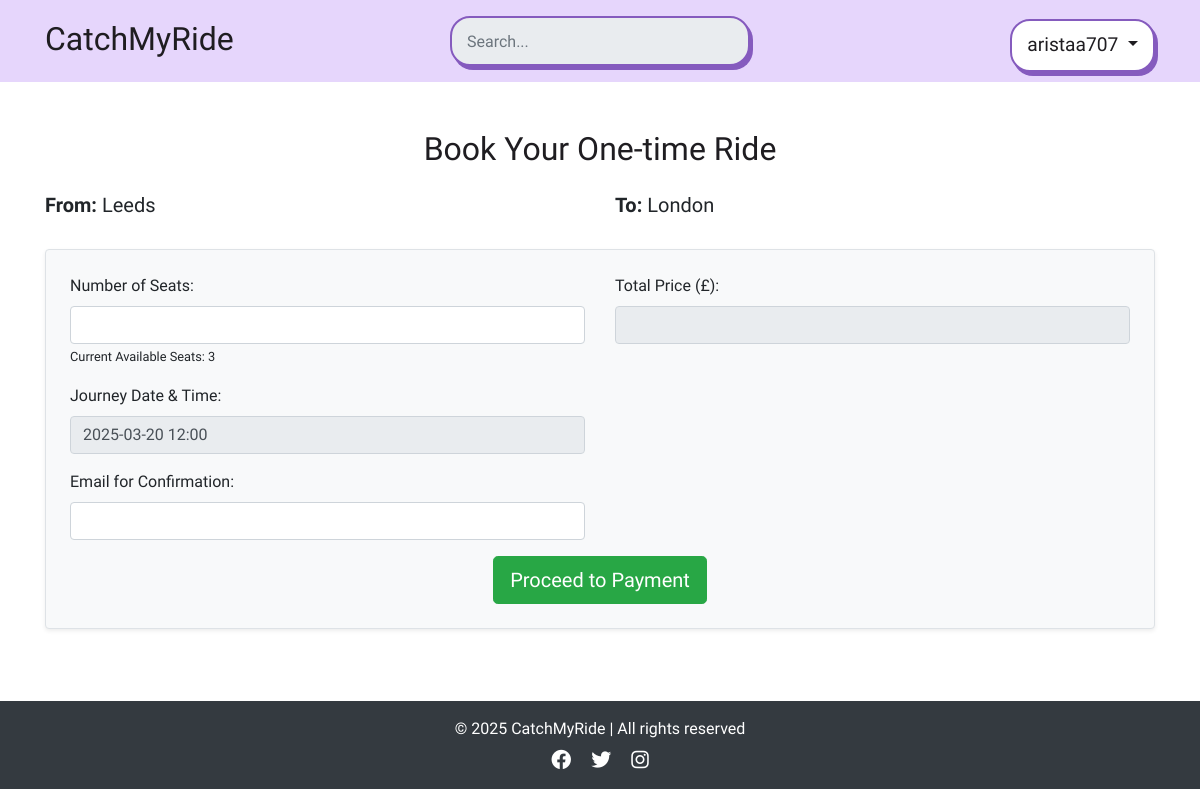
Screenshot of /book_onetime/1 (signed in) with the database file from the repository.
### app/models.py (models this page shows, shortened)
class User(db.Model, UserMixin):
    id = db.Column(db.Integer, primary_key=True)
    username = db.Column(db.String(100), unique=True, nullable=False)
    email = db.Column(db.String(150), unique=True, nullable=False)
    password_hash = db.Column(db.String(200), nullable=False)  # Stores hashed passwords
    date_of_birth = db.Column(db.String(10), nullable=True)  # Store DOB
    is_active = db.Column(db.Boolean, default=True) # to check if the user activation (user authentication)
    published_rides = db.relationship('publish_ride', backref='driver', lazy=True)
    booked_rides = db.relationship('publish_ride', secondary=passenger_rides, backref='passengers')

class publish_ride(db.Model):
    id = db.Column(db.Integer, primary_key=True)
    driver_id = db.Column(db.Integer, db.ForeignKey('user.id'), nullable=False)
    driver_name = db.Column(db.String(100), nullable=False)  # Added Driver Name
    from_location = db.Column(db.String(200), nullable=False)
    to_location = db.Column(db.String(200), nullable=False)
    date_time = db.Column(db.DateTime, nullable=True)  # Now optional
    available_seats_per_date = db.Column(db.JSON, nullable=True)
    price_per_seat = db.Column(db.Float, nullable=False)
    category = db.Column(db.String(50), nullable=False)
    recurrence_dates = db.Column(db.String(255), nullable=True)
    commute_times = db.Column(db.String(255), nullable=True)  # Stores commute time slots
    is_available = db.Column(db.Boolean, default=True)

### app/views.py (the view, shortened to what this page needs)
@app.route('/book_onetime/<int:ride_id>', methods=['GET', 'POST'])
@login_required
def book_onetime(ride_id):
    ride = publish_ride.query.filter_by(id=ride_id).first()
    db.session.refresh(ride)
    seat_tracking = json.loads(ride.available_seats_per_date) if ride.available_seats_per_date else {}
    available_dates = []
    selected_date = request.args.get("selected_date") or request.form.get("selected_date")
    if not selected_date:
        if ride.category == "one-time":
            selected_date = ride.date_time.strftime("%Y-%m-%d")
        elif available_dates:
            selected_date = available_dates[0]
        else:
            selected_date = ""
    selected_date = selected_date.strip()
    current_available_seats = seat_tracking.get(selected_date, 0)
    return render_template(
        'book_onetime.html',
        ride=ride,
        available_dates=available_dates,
        seat_tracking=seat_tracking,
        current_available_seats=current_available_seats,
        seat_data=seat_tracking,
        selected_date=selected_date,
        user=current_user
    )

### app/views.py (called while the page is built)
@login_manager.user_loader
def load_user(user_id):
    return User.query.get(int(user_id))

@app.context_processor
def inject_user():
    return dict(user=current_user)

### app/templates/book_onetime.html (shortened to what this page needs)
{% extends "base.html" %}
{% block content %}
<div class="container mt-5">
    <h2 class="text-center mb-4">Book Your One-time Ride</h2>
    <div class="row mb-4">
        <div class="col-md-6">
            <h5><strong>From:</strong> {{ ride.from_location }}</h5>
        </div>
        <div class="col-md-6">
            <h5><strong>To:</strong> {{ ride.to_location }}</h5>
        </div>
    </div>
    <form method="POST" action="{{ url_for('book_onetime', ride_id=ride.id) }}" class="p-4 border rounded shadow-sm bg-light">
        <div class="row mb-3">
            <div class="col-md-6">
                <label for="seats" class="form-label">Number of Seats:</label>
                <input type="number" class="form-control" id="seats" name="seats"
                    min="1" max="{{ ride.available_seats }}" required>
                    <small>Current Available Seats:
                        <span id="availableSeats">
                            {% if ride.category == "one-time" %}
                                {{ seat_data.get(ride.date_time.strftime('%Y-%m-%d'), 0) }}
                            {% else %}
                                0
                            {% endif %}
                        </span>
                    </small>
            </div>
            <div class="col-md-6">
                <label for="total_price" class="form-label">Total Price (£):</label>
                <input type="text" class="form-control" id="total_price" name="total_price" readonly>
            </div>
        </div>
        <div class="row mb-3">
            <div class="col-md-6">
                <label for="ride_date" class="form-label">Journey Date & Time:</label>
                <input type="text" class="form-control" value="{{ ride.date_time.strftime('%Y-%m-%d %H:%M') }}" readonly>
            </div>
        </div>
        <div class="row mb-3">
            <div class="col-md-6">
                <label for="email" class="form-label">Email for Confirmation:</label>
                <input type="email" class="form-control" id="email" name="email" required>
            </div>
        </div>
        <div class="text-center">
            <button type="submit" id="proceedToPayment" class="btn btn-success btn-lg">
                Proceed to Payment
            </button>
        </div>
    </form>
</div>
{% endblock %}

### app/templates/base.html (shortened to what this page needs)
<!DOCTYPE html>
<html lang="en">
<head>
    <link rel="stylesheet" href="https://stackpath.bootstrapcdn.com/bootstrap/4.2.1/css/bootstrap.min.css">
    <link rel="stylesheet" href="{{ url_for('static', filename='style.css') }}">
    <link rel="stylesheet" href="https://cdnjs.cloudflare.com/ajax/libs/font-awesome/6.0.0-beta3/css/all.min.css">
    <link href='https://unpkg.com/boxicons@2.1.4/css/boxicons.min.css' rel='stylesheet'>
    <link rel="stylesheet" href="https://cdn.jsdelivr.net/npm/flatpickr/dist/flatpickr.min.css">
</head>
<body>
    <nav class="navbar">
        <div class="container navbar-container d-flex align-items-baseline justify-content-between">
            <a class="navbar-brand navbar-logo" href="/" aria-label="Catch My Ride Logo" title="Go to home page">
                CatchMyRide
            </a>
            <div class="search-container">
                <form class="form-inline">
                    <input class="form-control input" type="search" placeholder="Search..." aria-label="Search" id="searchInput" readonly>
                </form>
            </div>
            <div class="dropdown">
                {% if user.is_authenticated %}
                    <button class="btn btn-secondary dropdown-toggle" type="button" id="profileDropdown" data-toggle="dropdown">
                        {{ user.username }}
                    </button>
                {% endif %}
            </div>
        </div>
    </nav>
    <main>
        {% block content %}{% endblock %}
    </main>
    <br>
    <footer class="bg-dark text-white text-center py-3 mt-5">
        <div class="container">
            <p class="mb-0">© 2025 CatchMyRide | All rights reserved</p>
            <div class="social-links mt-2">
                <a href="#" class="text-white mx-2"><i class="fa-brands fa-facebook fa-lg"></i></a>
                <a href="#" class="text-white mx-2"><i class="fa-brands fa-twitter fa-lg"></i></a>
                <a href="#" class="text-white mx-2"><i class="fa-brands fa-instagram fa-lg"></i></a>
            </div>
        </div>
    </footer>
</body>
</html>

### app/static/style.css (style rules this page uses)
body { margin: 0; background-color: #fff; font-family: "Oxanium", serif; font-weight: 300; }
h2 { font-family: 'Shrikhand', serif; color: #1f1d21; }
.navbar .container { display: flex; flex-direction: row; align-items: center; justify-content: space-between; }
.navbar { background-color: #e6d6fc !important; text-align: center; padding: 10px 0; }
.navbar-logo, .navbar-logo:hover { color: #1f1d21; font-family: "Shrikhand", serif; font-size: 2rem; }
.search-container { max-width: 300px; text-align: center; }
@media (min-width: 992px) { .search-container { position: absolute; left: 50%; top: 50%; transform: translate(-50%, -50%); } }
.navbar .form-inline input { height: 50px; width: 300px; border: 2px solid #855bbe; box-shadow: 3px 4px 0px #855bbe; border-radius: 20px; transition: all 0.3s ease-in-out; padding: 8px 15px; }
#profileDropdown { color: #1f1d21; font-size: 1.2rem; background-color: #fff; padding: 10px 15px; border-radius: 20px; border: 2px solid #855bbe; box-shadow: 3px 4px 0px #855bbe; transition: all 0.2s ease-in-out; }

### rows the page displays
User: username "aristaa707"
publish_ride: from_location "Leeds", to_location "London", get "3", date_time "2025-03-20 12:00"
